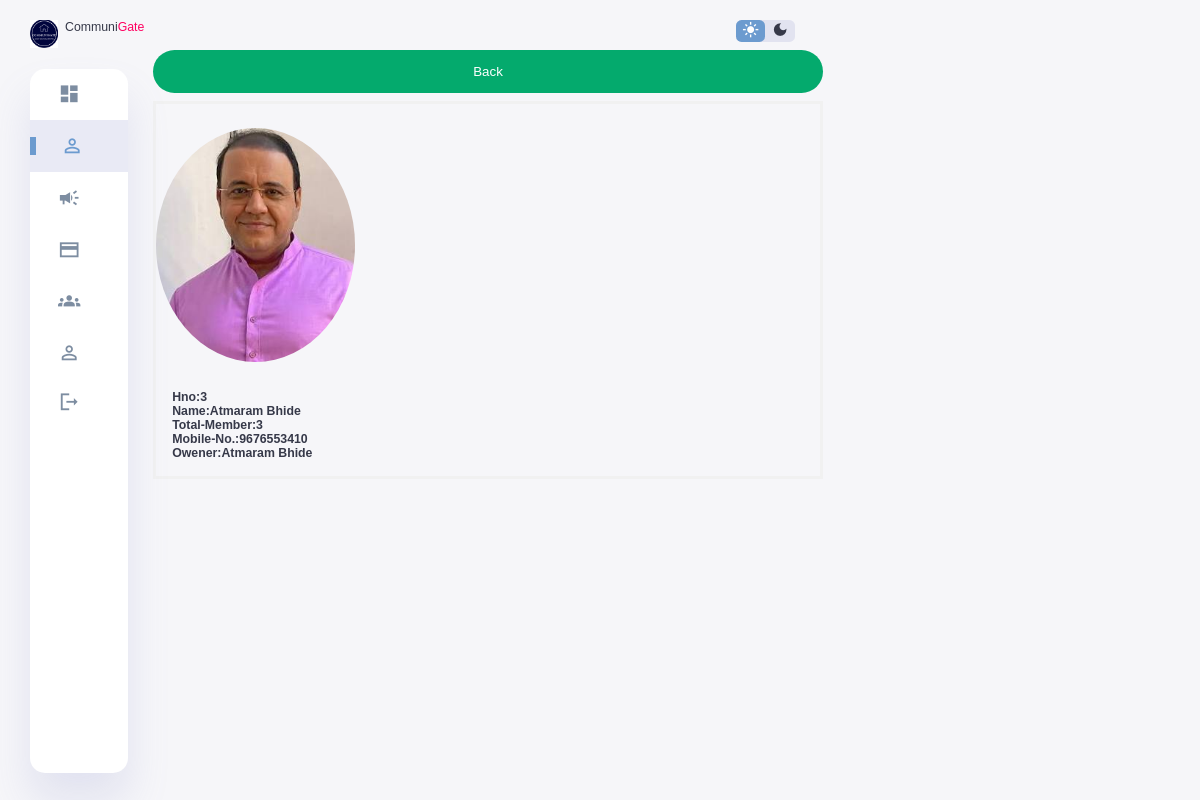
Page /staff/userpage.php?id=3 (signed in) on the committed database.
### tables this page shows
CREATE TABLE `members` (
  `hno` int(255) NOT NULL,
  `name` varchar(255) NOT NULL,
  `img_source` varchar(400) NOT NULL DEFAULT './images/defualt.png',
  `email` varchar(255) NOT NULL,
  `password` varchar(255) NOT NULL,
  `user_type` varchar(255) NOT NULL DEFAULT 'user',
  `mno` varchar(15) NOT NULL,
  `total` int(25) NOT NULL,
  `isrented` varchar(10) NOT NULL DEFAULT 'owner'
);

### staff/userpage.php (the view, shortened to what this page needs)
<?php include('./view/header.php'); ?>
</head>
<body>
    <div class="container0">
        <?php include('./view/sidebar.php'); ?>
        <div class="right-section">
            <div class="nav">
                <div class="dark-mode">
                    <span class="material-icons-sharp active">
                    </span>
                    <span class="material-icons-sharp">
                    </span>
                </div>
            </div>
</head>
<body>
<?php
@include('../config.php');
$hno=$_GET['id'];
$sql="SELECT * FROM members WHERE hno=$hno";
$res=mysqli_query($conn,$sql);
if(mysqli_num_rows($res)>0)
{
    while($row=mysqli_fetch_assoc($res)){
        ?>
  <a class="btn" href="member.php" role="button">
    <button style="border-radius:25px;">Back</button>
  </a>
  <form action="" method="post">
    <div class="imgcontainer">
      <img src="<?php if ($row['img_source'] == '../images/') { echo '/images/defualt.png'; } else { echo $row['img_source']; } ?>" style="width:30%; height:30%; border-radius:50%;">
    </div>
    <div class="container">
    <label for="uname"><b>Hno:<?php echo $row['hno']; ?></b></label><br>
    <label for="uname"><b>Name:<?php echo $row['name']; ?></b></label><br>
    <label for="uname"><b>Total-Member:<?php echo $row['total'] ?></b></label><br>
    <label for="uname"><b>Mobile-No.:<?php echo $row['mno'] ?></b></label><br>
    <label for="uname"><b>Owener:<?php if ($row['isrented'] == 'owner') { echo $row['name']; } else { echo $row['img_source']; }  ?></b></label>
    </div>
  </form>
  <?php
 }
}
 include('./view/footer.php');?>

### staff/css/style.css (style rules this page uses)
:root { --color-primary: #6C9BCF; --color-danger: #FF0060; --color-success: #1B9C85; --color-warning: #F7D060; --color-white: #fff; --color-info-dark: #7d8da1; --color-dark: #363949; --color-light: rgba(132, 139, 200, 0.18); --color-dark-variant: #677483; --color-background: #f6f6f9; --card-border-radius: 2rem; --border-radius-1: 0.4rem; --border-radius-2: 1.2rem; --card-padding: 1.8rem; --padding-1: 1.2rem; --box-shadow: 0 2rem 3rem var(--color-light); }
* { margin: 0; padding: 0; outline: 0; appearance: 0; border: 0; text-decoration: none; box-sizing: border-box; }
html { font-size: 14px; }
body { width: 100vw; height: 100vh; font-family: 'Poppins', sans-serif; font-size: 0.88rem; user-select: none; overflow-x: hidden; color: var(--color-dark); background-color: var(--color-background); }
a { color: var(--color-dark); }
img { display: block; width: 100%; object-fit: cover; }
b { color: var(--color-dark); }
.container0 { display: grid; width: 96%; margin: 0 auto; gap: 1.8rem; grid-template-columns: 12rem auto 23rem; }
.right-section { margin-top: 1.4rem; }
.right-section .nav { display: flex; justify-content: end; gap: 2rem; }
.right-section .dark-mode { background-color: var(--color-light); display: flex; justify-content: space-between; align-items: center; height: 1.6rem; width: 4.2rem; cursor: pointer; border-radius: var(--border-radius-1); }
.right-section .dark-mode span { font-size: 1.2rem; width: 50%; height: 100%; display: flex; align-items: center; justify-content: center; }
.right-section .dark-mode span.active { background-color: var(--color-primary); color: white; border-radius: var(--border-radius-1); }
@media screen and (max-width: 1200px) { .container0 { width: 95%; grid-template-columns: 7rem auto 23rem; } }

### staff/css/popus.css (style rules this page uses)
body { font-family: Arial, Helvetica, sans-serif; }
button { background-color: #04AA6D; color: white; padding: 14px 20px; margin: 8px 0; border: none; cursor: pointer; width: 100%; }
.imgcontainer { text-align: center; margin: 24px 0 12px 0; position: relative; }
.container { padding: 16px; }

### staff/userpage.php (style rules this page uses)
body { font-family: Arial, Helvetica, sans-serif; }
form { border: 3px solid #f1f1f1; }
button { background-color: #04AA6D; color: white; padding: 14px 20px; margin: 8px 0; border: none; cursor: pointer; width: 100%; }
.imgcontainer { text-align: center; margin: 24px 0 12px 0; }
.container { padding: 16px; }

### rows in the picture
members: img_source (picture), hno "3", name "Atmaram Bhide", total "3", mno "9676553410"
